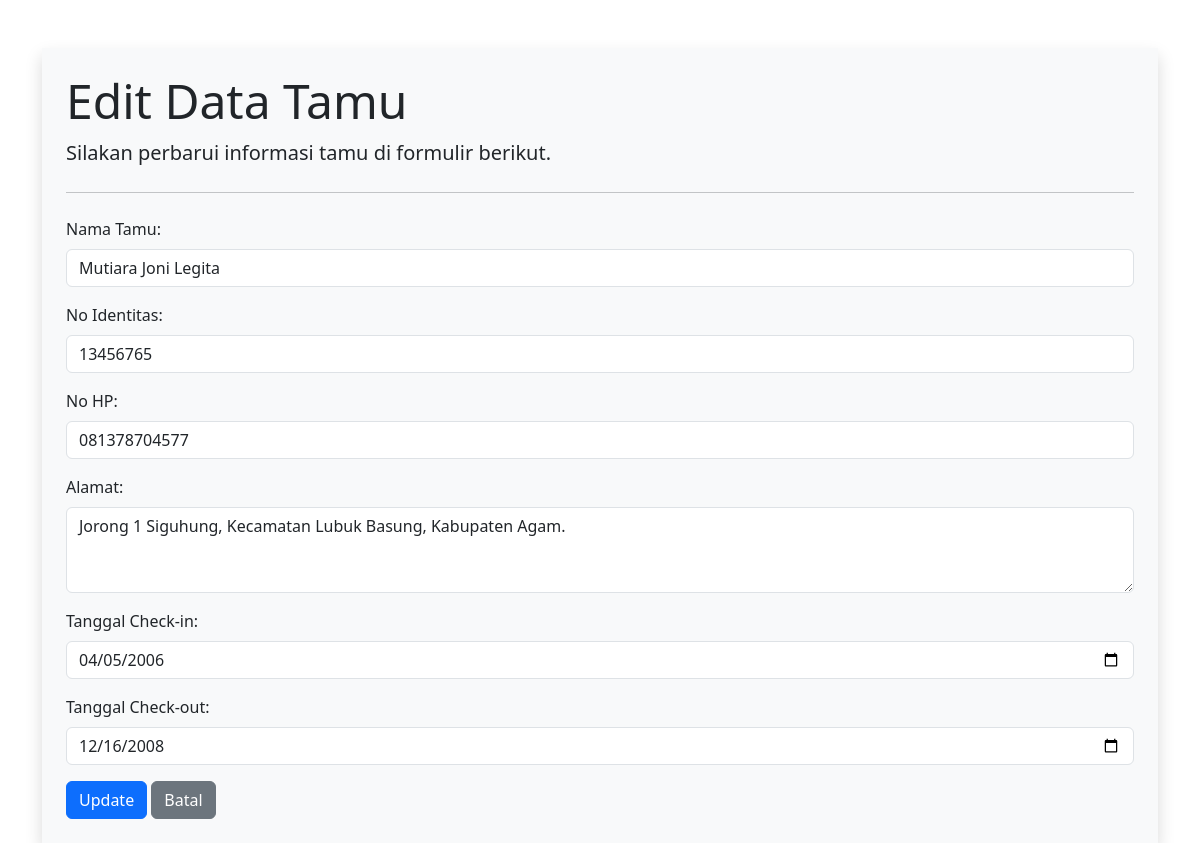
Screenshot of /edit.php?id_tamu=1 with the database file from the repository.
### tables this page shows
CREATE TABLE `tb_tamu` (
  `id_tamu` int(11) NOT NULL,
  `nama_tamu` varchar(100) NOT NULL,
  `no_identitas` varchar(50) NOT NULL,
  `no_hp` varchar(15) NOT NULL,
  `alamat_tamu` text NOT NULL,
  `email_tamu` varchar(100) DEFAULT NULL,
  `tanggal_checkin` date NOT NULL,
  `tanggal_checkout` date DEFAULT NULL
);

### edit.php (the view, shortened to what this page needs)
<?php
include 'koneksi.php';
$id_tamu = $_GET['id_tamu'];
$query = "SELECT * FROM tb_tamu WHERE id_tamu = $id_tamu";
$result = mysqli_query($conn, $query);
$row = mysqli_fetch_assoc($result);
?>
<!DOCTYPE html>
<html lang="en">
<head>
    <link href="https://cdn.jsdelivr.net/npm/bootstrap@5.3.0-alpha1/dist/css/bootstrap.min.css" rel="stylesheet">
</head>
<body>
    <div class="container mt-5">
        <div class="jumbotron bg-light p-4 shadow">
            <h1 class="display-5">Edit Data Tamu</h1>
            <p class="lead">Silakan perbarui informasi tamu di formulir berikut.</p>
            <hr class="my-4">
            <form action="aksi_edit.php" method="POST">
                <div class="mb-3">
                    <label for="nama_tamu" class="form-label">Nama Tamu:</label>
                    <input type="text" class="form-control" name="nama_tamu" value="<?= $row['nama_tamu'] ?>" required>
                </div>
                <div class="mb-3">
                    <label for="no_identitas" class="form-label">No Identitas:</label>
                    <input type="text" class="form-control" name="no_identitas" value="<?= $row['no_identitas'] ?>" required>
                </div>
                <div class="mb-3">
                    <label for="no_hp" class="form-label">No HP:</label>
                    <input type="text" class="form-control" name="no_hp" value="<?= $row['no_hp'] ?>" required>
                </div>
                <div class="mb-3">
                    <label for="alamat_tamu" class="form-label">Alamat:</label>
                    <textarea class="form-control" name="alamat_tamu" rows="3" required><?= $row['alamat_tamu'] ?></textarea>
                </div>
                <div class="mb-3">
                    <label for="tanggal_checkin" class="form-label">Tanggal Check-in:</label>
                    <input type="date" class="form-control" name="tanggal_checkin" value="<?= $row['tanggal_checkin'] ?>" required>
                </div>
                <div class="mb-3">
                    <label for="tanggal_checkout" class="form-label">Tanggal Check-out:</label>
                    <input type="date" class="form-control" name="tanggal_checkout" value="<?= $row['tanggal_checkout'] ?>">
                </div>
                <button type="submit" class="btn btn-primary">Update</button>
                <a href="index.php" class="btn btn-secondary">Batal</a>
            </form>
        </div>
    </div>
</body>
</html>

### rows the page displays
tb_tamu: nama_tamu "Mutiara Joni Legita", no_identitas "13456765", no_hp "081378704577", alamat_tamu "Jorong 1 Siguhung, Kecamatan Lubuk Basung, Kabupaten Agam.", tanggal_checkin "04/05/2006", tanggal_checkout "12/16/2008"
